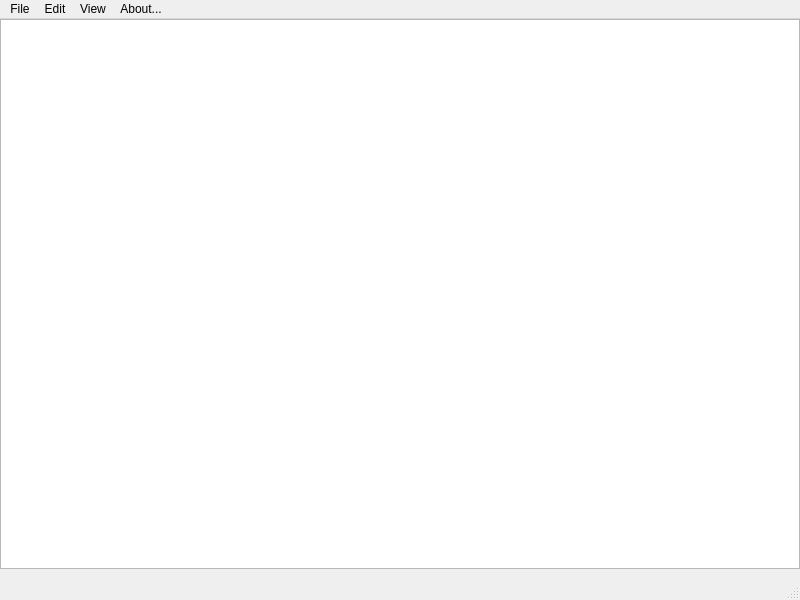
<?xml version="1.0" encoding="UTF-8"?>
<ui version="4.0">
    <class>TextEditor</class>
    <widget class="QMainWindow" name="TextEditor">
        <property name="geometry">
            <rect>
                <x>0</x>
                <y>0</y>
                <width>800</width>
                <height>600</height>
            </rect>
        </property>
        <property name="minimumSize">
            <size>
                <width>800</width>
                <height>600</height>
            </size>
        </property>
        <property name="windowTitle">
            <string>TextEditor</string>
        </property>
        <property name="windowIcon">
            <iconset>
                <normalon>:/icons/images/new.png</normalon>
            </iconset>
        </property>
        <widget class="QWidget" name="centralwidget">
            <widget class="QTextEdit" name="textEdit">
                <property name="geometry">
                    <rect>
                        <x>0</x>
                        <y>0</y>
                        <width>800</width>
                        <height>550</height>
                    </rect>
                </property>
            </widget>
        </widget>
        <widget class="QMenuBar" name="menubar">
            <property name="geometry">
                <rect>
                    <x>0</x>
                    <y>0</y>
                    <width>800</width>
                    <height>21</height>
                </rect>
            </property>
            <widget class="QMenu" name="menuFile">
                <property name="title">
                    <string>File</string>
                </property>
                <addaction name="actionOpen"/>
                <addaction name="actionNew"/>
                <addaction name="separator"/>
                <addaction name="actionSave"/>
                <addaction name="actionSaveAs"/>
                <addaction name="actionClose"/>
                <addaction name="actionExit"/>
            </widget>
            <widget class="QMenu" name="menuView">
                <property name="title">
                    <string>View</string>
                </property>
                <addaction name="actionSelectFont"/>
            </widget>
            <widget class="QMenu" name="menuAbout">
                <property name="title">
                    <string>About...</string>
                </property>
                <addaction name="actionAbout"/>
                <addaction name="actionAboutQt"/>
            </widget>
            <widget class="QMenu" name="menuEdit">
                <property name="title">
                    <string>Edit</string>
                </property>
                <addaction name="actionOpen"/>
                <addaction name="actionUndo"/>
                <addaction name="actionRedo"/>
                <addaction name="actionCut"/>
                <addaction name="actionCopy"/>
                <addaction name="actionPaste"/>
            </widget>
            <addaction name="menuFile"/>
            <addaction name="menuEdit"/>
            <addaction name="menuView"/>
            <addaction name="menuAbout"/>
        </widget>
        <widget class="QStatusBar" name="statusbar"/>
        <action name="actionNew">
            <property name="icon">
                <iconset resource="texteditor.qrc">
                    <normaloff>:/icons/images/new.png</normaloff>:/icons/images/new.png
                </iconset>
            </property>
            <property name="text">
                <string>New File</string>
            </property>
            <property name="shortcut">
                <string>Ctrl+N</string>
            </property>
        </action>
        <action name="actionClose">
            <property name="text">
                <string>Close</string>
            </property>
        </action>
        <action name="actionExit">
            <property name="text">
                <string>Exit</string>
            </property>
        </action>
        <action name="actionSelectFont">
            <property name="text">
                <string>Select Font...</string>
            </property>
            <property name="toolTip">
                <string>Select the display font</string>
            </property>
        </action>
        <action name="actionAbout">
            <property name="text">
                <string>About</string>
            </property>
        </action>
        <action name="actionAboutQt">
            <property name="text">
                <string>About Qt</string>
            </property>
        </action>
        <action name="actionCut">
            <property name="icon">
                <iconset resource="texteditor.qrc">
                    <normaloff>:/icons/images/cut.png</normaloff>:/icons/images/cut.png
                </iconset>
            </property>
            <property name="text">
                <string>Cut</string>
            </property>
            <property name="shortcut">
                <string>Ctrl+X</string>
            </property>
        </action>
        <action name="actionCopy">
            <property name="icon">
                <iconset resource="texteditor.qrc">
                    <normaloff>:/icons/images/copy.png</normaloff>:/icons/images/copy.png
                </iconset>
            </property>
            <property name="text">
                <string>Copy</string>
            </property>
            <property name="shortcut">
                <string>Ctrl+C</string>
            </property>
        </action>
        <action name="actionPaste">
            <property name="icon">
                <iconset resource="texteditor.qrc">
                    <normaloff>:/icons/images/paste.png</normaloff>:/icons/images/paste.png
                </iconset>
            </property>
            <property name="text">
                <string>Paste</string>
            </property>
            <property name="shortcut">
                <string>Ctrl+V</string>
            </property>
        </action>
        <action name="actionUndo">
            <property name="text">
                <string>Undo</string>
            </property>
            <property name="shortcut">
                <string>Ctrl+Z</string>
            </property>
        </action>
        <action name="actionRedo">
            <property name="text">
                <string>Redo</string>
            </property>
            <property name="shortcut">
                <string>Ctrl+Y</string>
            </property>
        </action>
        <action name="actionOpen">
            <property name="icon">
                <iconset resource="texteditor.qrc">
                    <normaloff>:/icons/images/open.png</normaloff>:/icons/images/open.png
                </iconset>
            </property>
            <property name="text">
                <string>Open</string>
            </property>
            <property name="toolTip">
                <string>Open a document</string>
            </property>
            <property name="shortcut">
                <string>Ctrl+O</string>
            </property>
        </action>
        <action name="actionSave">
            <property name="icon">
                <iconset resource="texteditor.qrc">
                    <normaloff>:/icons/images/save.png</normaloff>:/icons/images/save.png
                </iconset>
            </property>
            <property name="text">
                <string>Save</string>
            </property>
            <property name="shortcut">
                <string>Ctrl+S</string>
            </property>
        </action>
        <action name="actionSaveAs">
            <property name="text">
                <string>Save as</string>
            </property>
            <property name="shortcut">
                <string>Ctrl+Shift+S</string>
            </property>
        </action>
    </widget>
    <resources>
        <include location="texteditor.qrc"/>
    </resources>
    <connections/>
</ui>
